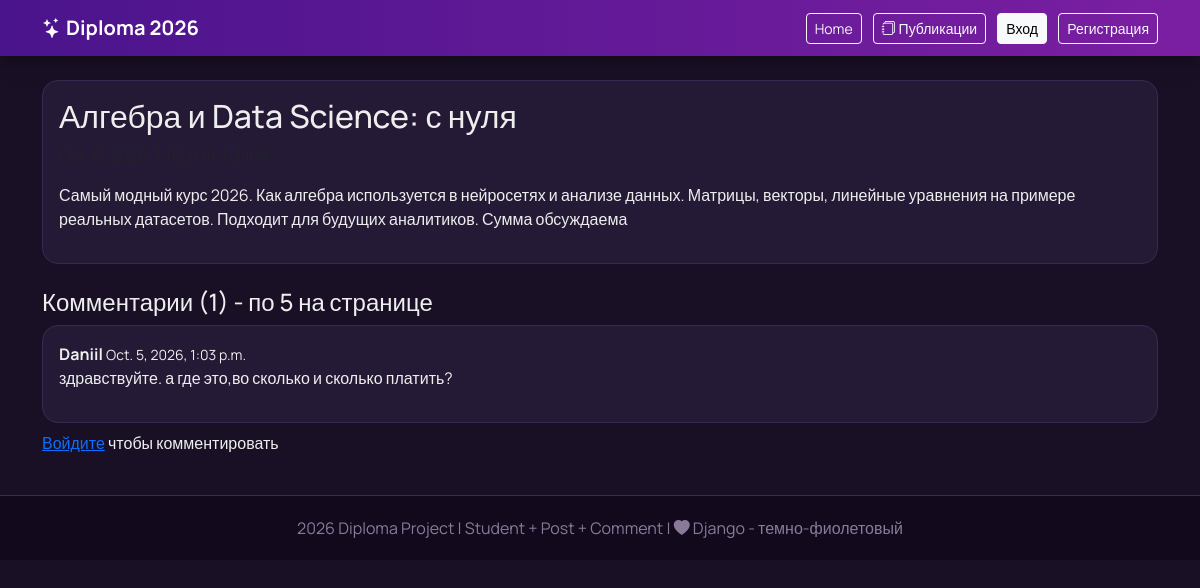
The app's page /publications/6/ with its own data.
### myapp/models.py (models this page shows, shortened)
class Post(models.Model):
    title = models.CharField(max_length=200, verbose_name='Заголовок')
    content = models.TextField(verbose_name='Текст публикации')
    author = models.ForeignKey(User, on_delete=models.CASCADE, verbose_name='Автор')
    created_at = models.DateTimeField(auto_now_add=True, verbose_name='Опубликовано')
    class Meta:
        ordering = ['-created_at']
        verbose_name = 'публикация'
        verbose_name_plural = 'публикации'

class Comment(models.Model):
    post = models.ForeignKey(Post, on_delete=models.CASCADE, related_name='comments', verbose_name='Публикация')
    author = models.ForeignKey(User, on_delete=models.CASCADE, verbose_name='Автор')
    text = models.TextField(verbose_name='Текст комментария')
    created_at = models.DateTimeField(auto_now_add=True)
    class Meta:
        ordering = ['-created_at']
        verbose_name = 'комментарий'
        verbose_name_plural = 'комментарии'

### myapp/views.py (the view)
# urls.py: path('<int:pk>/', views.post_detail, name='detail'),
def post_detail(request, pk):
    post = get_object_or_404(Post, pk=pk)
    comment_list = post.comments.all().order_by('-created_at')
    paginator = Paginator(comment_list, 5)
    page_number = request.GET.get('page')
    comments = paginator.get_page(page_number)
    if request.method == 'POST':
        form = CommentForm(request.POST)
        if form.is_valid():
            comment = form.save(commit=False)
            comment.post = post
            comment.author = request.user
            comment.save()
            return redirect('myapp:post_detail', pk=post.pk)
    else:
        form = CommentForm()
    return render(request, 'myapp/post_detail.html', {
        'post': post,
        'comments': comments,
        'comment_form': form
    })

### myapp/templates/myapp/post_detail.html (shortened to what this page needs)
{% extends 'myapp/base.html' %}
{% block content %}
<div class="card mb-4">
  <div class="card-body">
    <h2>{{ post.title }}</h2>
    <p class="text-muted">{{ post.created_at }} | {{ post.author }}</p>
    <p>{{ post.content }}</p>
  </div>
</div>
<h4>Комментарии ({{ post.comments.count }}) - по 5 на странице</h4>
{% for comment in comments %}
<div class="card mb-2">
  <div class="card-body"><b>{{ comment.author }}</b> <small>{{ comment.created_at }}</small>
    <p>{{ comment.text }}</p>
  </div>
</div>
{% endfor %}
{% if user.is_authenticated %}
<h5 class="mt-4">Добавить комментарий</h5>
<form method="post">{% csrf_token %}{{ comment_form.as_p }}<button class="btn btn-primary">Отправить</button></form>
{% else %}<p><a href="{% url 'myapp:login' %}">Войдите</a> чтобы комментировать</p>{% endif %}
{% endblock %}

### myapp/static/myapp/css/style.css (style rules this page uses)
:root { --purple: #4a148c; --purple2: #7b1fa2; --light: #f3e5f5; }
body { background: #1a1026; color: #eee; font-family: 'Manrope', sans-serif; }
.card { background: #251a35; border: 1px solid #3a2a52; color: #eee; border-radius: 16px; }

### records on screen
Post: title "Алгебра и Data Science: с нуля", content "Самый модный курс 2026. Как алгебра используется в нейросетях и анализе данных. Матрицы, векторы, линейные уравнения на примере реальных датасетов. Подходит для будущих аналитиков. Сумма обсуждаема", comments.count "1"
Comment: author "Daniil", created_at "Oct. 5, 2026, 1:03 p.m.", text "здравствуйте. а где это,во сколько и сколько платить?"
